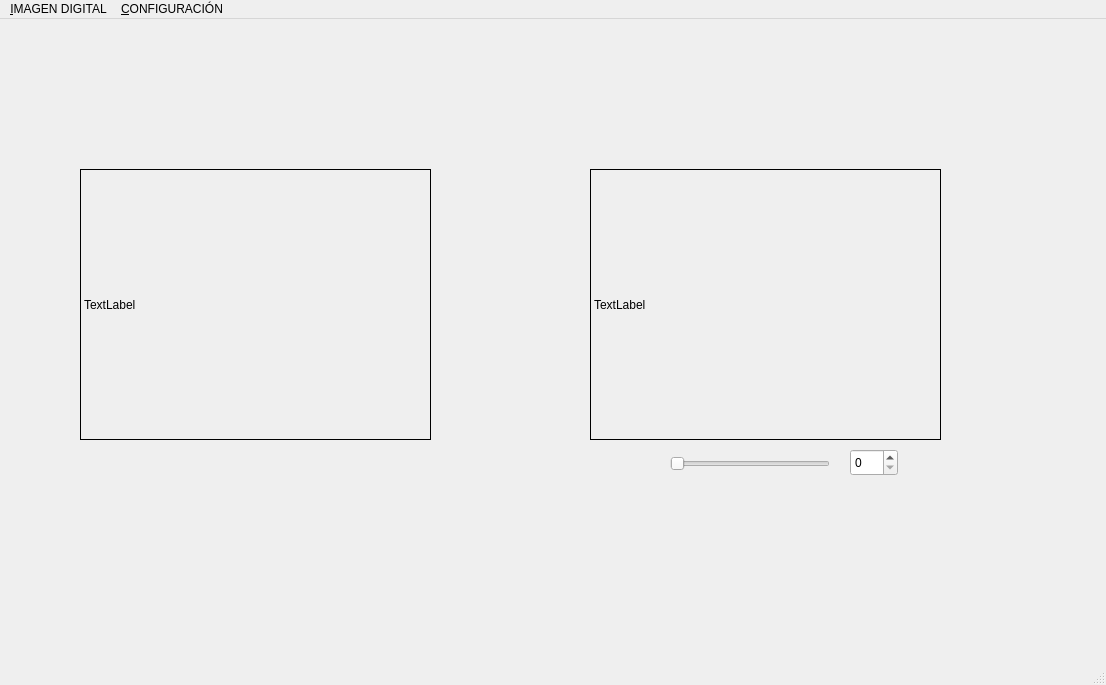
<?xml version="1.0" encoding="UTF-8"?>
<ui version="4.0">
 <class>MainWindow</class>
 <widget class="QMainWindow" name="MainWindow">
  <property name="geometry">
   <rect>
    <x>0</x>
    <y>0</y>
    <width>1106</width>
    <height>685</height>
   </rect>
  </property>
  <property name="windowTitle">
   <string>MainWindow</string>
  </property>
  <widget class="QWidget" name="centralwidget">
   <widget class="QLabel" name="video">
    <property name="geometry">
     <rect>
      <x>80</x>
      <y>150</y>
      <width>351</width>
      <height>271</height>
     </rect>
    </property>
    <property name="maximumSize">
     <size>
      <width>351</width>
      <height>271</height>
     </size>
    </property>
    <property name="frameShape">
     <enum>QFrame::Box</enum>
    </property>
    <property name="text">
     <string>TextLabel</string>
    </property>
   </widget>
   <widget class="QSlider" name="canny_slide">
    <property name="geometry">
     <rect>
      <x>670</x>
      <y>430</y>
      <width>160</width>
      <height>29</height>
     </rect>
    </property>
    <property name="orientation">
     <enum>Qt::Horizontal</enum>
    </property>
   </widget>
   <widget class="QSpinBox" name="canny">
    <property name="geometry">
     <rect>
      <x>850</x>
      <y>430</y>
      <width>48</width>
      <height>27</height>
     </rect>
    </property>
   </widget>
   <widget class="QLabel" name="video1">
    <property name="geometry">
     <rect>
      <x>590</x>
      <y>150</y>
      <width>351</width>
      <height>271</height>
     </rect>
    </property>
    <property name="maximumSize">
     <size>
      <width>351</width>
      <height>271</height>
     </size>
    </property>
    <property name="frameShape">
     <enum>QFrame::Box</enum>
    </property>
    <property name="text">
     <string>TextLabel</string>
    </property>
   </widget>
  </widget>
  <widget class="QMenuBar" name="menubar">
   <property name="geometry">
    <rect>
     <x>0</x>
     <y>0</y>
     <width>1106</width>
     <height>22</height>
    </rect>
   </property>
   <widget class="QMenu" name="menuIMAGEN_DIGITAL">
    <property name="title">
     <string>&amp;IMAGEN DIGITAL</string>
    </property>
   </widget>
   <widget class="QMenu" name="menuCONFIGURACI_N">
    <property name="title">
     <string>&amp;CONFIGURACIÓN</string>
    </property>
   </widget>
   <addaction name="menuIMAGEN_DIGITAL"/>
   <addaction name="menuCONFIGURACI_N"/>
  </widget>
  <widget class="QStatusBar" name="statusbar"/>
 </widget>
 <resources/>
 <connections/>
</ui>
